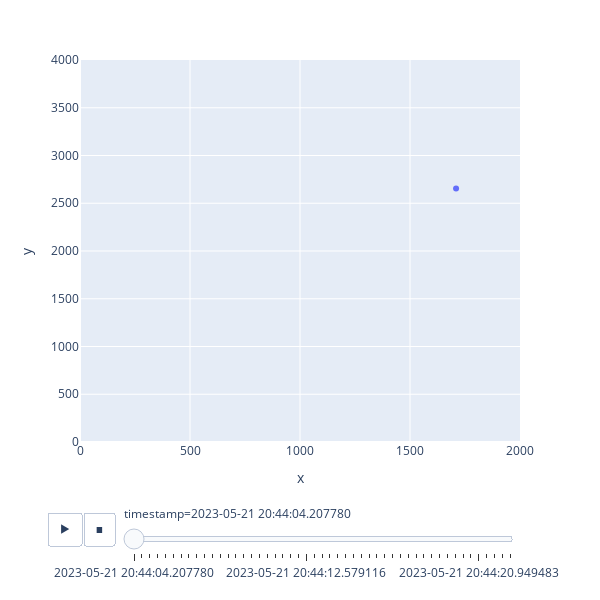

Notebook code for this chart:
### Code cell
import plotly.express as px

px.scatter(df, x="x", y="y", animation_frame="timestamp",
        #    size="radius",
           range_x=[0,2000], range_y=[0,4000],
           width=600, height=600)

### Figure 1 — Plotly figure (JSON) as saved in the notebook; plotly's stock layout.template omitted (floating-point values rounded to 4 significant figures)
{"data": [{"hovertemplate": "timestamp=2023-05-21 20:44:04.207780<br>x=%{x}<br>y=%{y}<extra></extra>", "legendgroup": "", "marker": {"color": "#636efa", "symbol": "circle"}, "mode": "markers", "name": "", "orientation": "v", "showlegend": false, "type": "scatter", "x": [1709.0], "xaxis": "x", "y": [2654.0], "yaxis": "y"}], "layout": {"height": 600, "legend": {"tracegroupgap": 0}, "margin": {"t": 60}, "sliders": [{"active": 0, "currentvalue": {"prefix": "timestamp="}, "len": 0.9, "pad": {"b": 10, "t": 60}, "steps": [{"args": [["2023-05-21 20:44:04.207780"], {"frame": {"duration": 0, "redraw": false}, "fromcurrent": true, "mode": "immediate", "transition": {"duration": 0, "easing": "linear"}}], "label": "2023-05-21 20:44:04.207780", "method": "animate"}, {"args": [["2023-05-21 20:44:04.588206"], {"frame": {"duration": 0, "redraw": false}, "fromcurrent": true, "mode": "immediate", "transition": {"duration": 0, "easing": "linear"}}], "label": "2023-05-21 20:44:04.588206", "method": "animate"}, {"args": [["2023-05-21 20:44:04.968640"], {"frame": {"duration": 0, "redraw": false}, "fromcurrent": true, "mode": "immediate", "transition": {"duration": 0, "easing": "linear"}}], "label": "2023-05-21 20:44:04.968640", "method": "animate"}, {"args": [["2023-05-21 20:44:05.349070"], {"frame": {"duration": 0, "redraw": false}, "fromcurrent": true, "mode": "immediate", "transition": {"duration": 0, "easing": "linear"}}], "label": "2023-05-21 20:44:05.349070", "method": "animate"}, {"args": [["2023-05-21 20:44:05.729642"], {"frame": {"duration": 0, "redraw": false}, "fromcurrent": true, "mode": "immediate", "transition": {"duration": 0, "easing": "linear"}}], "label": "2023-05-21 20:44:05.729642", "method": "animate"}, {"args": [["2023-05-21 20:44:06.110264"], {"frame": {"duration": 0, "redraw": false}, "fromcurrent": true, "mode": "immediate", "transition": {"duration": 0, "easing": "linear"}}], "label": "2023-05-21 20:44:06.110264", "method": "animate"}, {"args": [["2023-05-21 20:44:06.490762"], {"frame": {"duration": 0, "redraw": false}, "fromcurrent": true, "mode": "immediate", "transition": {"duration": 0, "easing": "linear"}}], "label": "2023-05-21 20:44:06.490762", "method": "animate"}, {"args": [["2023-05-21 20:44:06.871309"], {"frame": {"duration": 0, "redraw": false}, "fromcurrent": true, "mode": "immediate", "transition": {"duration": 0, "easing": "linear"}}], "label": "2023-05-21 20:44:06.871309", "method": "animate"}, {"args": [["2023-05-21 20:44:07.251708"], {"frame": {"duration": 0, "redraw": false}, "fromcurrent": true, "mode": "immediate", "transition": {"duration": 0, "easing": "linear"}}], "label": "2023-05-21 20:44:07.251708", "method": "animate"}, {"args": [["2023-05-21 20:44:07.632008"], {"frame": {"duration": 0, "redraw": false}, "fromcurrent": true, "mode": "immediate", "transition": {"duration": 0, "easing": "linear"}}], "label": "2023-05-21 20:44:07.632008", "method": "animate"}, {"args": [["2023-05-21 20:44:08.012653"], {"frame": {"duration": 0, "redraw": false}, "fromcurrent": true, "mode": "immediate", "transition": {"duration": 0, "easing": "linear"}}], "label": "2023-05-21 20:44:08.012653", "method": "animate"}, {"args": [["2023-05-21 20:44:08.393169"], {"frame": {"duration": 0, "redraw": false}, "fromcurrent": true, "mode": "immediate", "transition": {"duration": 0, "easing": "linear"}}], "label": "2023-05-21 20:44:08.393169", "method": "animate"}, {"args": [["2023-05-21 20:44:08.773909"], {"frame": {"duration": 0, "redraw": false}, "fromcurrent": true, "mode": "immediate", "transition": {"duration": 0, "easing": "linear"}}], "label": "2023-05-21 20:44:08.773909", "method": "animate"}, {"args": [["2023-05-21 20:44:09.154939"], {"frame": {"duration": 0, "redraw": false}, "fromcurrent": true, "mode": "immediate", "transition": {"duration": 0, "easing": "linear"}}], "label": "2023-05-21 20:44:09.154939", "method": "animate"}, {"args": [["2023-05-21 20:44:09.536108"], {"frame": {"duration": 0, "redraw": false}, "fromcurrent": true, "mode": "immediate", "transition": {"duration": 0, "easing": "linear"}}], "label": "2023-05-21 20:44:09.536108", "method": "animate"}, {"args": [["2023-05-21 20:44:09.916332"], {"frame": {"duration": 0, "redraw": false}, "fromcurrent": true, "mode": "immediate", "transition": {"duration": 0, "easing": "linear"}}], "label": "2023-05-21 20:44:09.916332", "method": "animate"}, {"args": [["2023-05-21 20:44:10.296436"], {"frame": {"duration": 0, "redraw": false}, "fromcurrent": true, "mode": "immediate", "transition": {"duration": 0, "easing": "linear"}}], "label": "2023-05-21 20:44:10.296436", "method": "animate"}, {"args": [["2023-05-21 20:44:10.676533"], {"frame": {"duration": 0, "redraw": false}, "fromcurrent": true, "mode": "immediate", "transition": {"duration": 0, "easing": "linear"}}], "label": "2023-05-21 20:44:10.676533", "method": "animate"}, {"args": [["2023-05-21 20:44:11.057148"], {"frame": {"duration": 0, "redraw": false}, "fromcurrent": true, "mode": "immediate", "transition": {"duration": 0, "easing": "linear"}}], "label": "2023-05-21 20:44:11.057148", "method": "animate"}, {"args": [["2023-05-21 20:44:11.437830"], {"frame": {"duration": 0, "redraw": false}, "fromcurrent": true, "mode": "immediate", "transition": {"duration": 0, "easing": "linear"}}], "label": "2023-05-21 20:44:11.437830", "method": "animate"}, {"args": [["2023-05-21 20:44:11.818222"], {"frame": {"duration": 0, "redraw": false}, "fromcurrent": true, "mode": "immediate", "transition": {"duration": 0, "easing": "linear"}}], "label": "2023-05-21 20:44:11.818222", "method": "animate"}, {"args": [["2023-05-21 20:44:12.198708"], {"frame": {"duration": 0, "redraw": false}, "fromcurrent": true, "mode": "immediate", "transition": {"duration": 0, "easing": "linear"}}], "label": "2023-05-21 20:44:12.198708", "method": "animate"}, {"args": [["2023-05-21 20:44:12.579116"], {"frame": {"duration": 0, "redraw": false}, "fromcurrent": true, "mode": "immediate", "transition": {"duration": 0, "easing": "linear"}}], "label": "2023-05-21 20:44:12.579116", "method": "animate"}, {"args": [["2023-05-21 20:44:12.959084"], {"frame": {"duration": 0, "redraw": false}, "fromcurrent": true, "mode": "immediate", "transition": {"duration": 0, "easing": "linear"}}], "label": "2023-05-21 20:44:12.959084", "method": "animate"}, {"args": [["2023-05-21 20:44:13.339313"], {"frame": {"duration": 0, "redraw": false}, "fromcurrent": true, "mode": "immediate", "transition": {"duration": 0, "easing": "linear"}}], "label": "2023-05-21 20:44:13.339313", "method": "animate"}, {"args": [["2023-05-21 20:44:13.719668"], {"frame": {"duration": 0, "redraw": false}, "fromcurrent": true, "mode": "immediate", "transition": {"duration": 0, "easing": "linear"}}], "label": "2023-05-21 20:44:13.719668", "method": "animate"}, {"args": [["2023-05-21 20:44:14.100170"], {"frame": {"duration": 0, "redraw": false}, "fromcurrent": true, "mode": "immediate", "transition": {"duration": 0, "easing": "linear"}}], "label": "2023-05-21 20:44:14.100170", "method": "animate"}, {"args": [["2023-05-21 20:44:14.480857"], {"frame": {"duration": 0, "redraw": false}, "fromcurrent": true, "mode": "immediate", "transition": {"duration": 0, "easing": "linear"}}], "label": "2023-05-21 20:44:14.480857", "method": "animate"}, {"args": [["2023-05-21 20:44:14.861079"], {"frame": {"duration": 0, "redraw": false}, "fromcurrent": true, "mode": "immediate", "transition": {"duration": 0, "easing": "linear"}}], "label": "2023-05-21 20:44:14.861079", "method": "animate"}, {"args": [["2023-05-21 20:44:15.241879"], {"frame": {"duration": 0, "redraw": false}, "fromcurrent": true, "mode": "immediate", "transition": {"duration": 0, "easing": "linear"}}], "label": "2023-05-21 20:44:15.241879", "method": "animate"}, {"args": [["2023-05-21 20:44:15.622116"], {"frame": {"duration": 0, "redraw": false}, "fromcurrent": true, "mode": "immediate", "transition": {"duration": 0, "easing": "linear"}}], "label": "2023-05-21 20:44:15.622116", "method": "animate"}, {"args": [["2023-05-21 20:44:16.002600"], {"frame": {"duration": 0, "redraw": false}, "fromcurrent": true, "mode": "immediate", "transition": {"duration": 0, "easing": "linear"}}], "label": "2023-05-21 20:44:16.002600", "method": "animate"}, {"args": [["2023-05-21 20:44:16.383052"], {"frame": {"duration": 0, "redraw": false}, "fromcurrent": true, "mode": "immediate", "transition": {"duration": 0, "easing": "linear"}}], "label": "2023-05-21 20:44:16.383052", "method": "animate"}, {"args": [["2023-05-21 20:44:16.763681"], {"frame": {"duration": 0, "redraw": false}, "fromcurrent": true, "mode": "immediate", "transition": {"duration": 0, "easing": "linear"}}], "label": "2023-05-21 20:44:16.763681", "method": "animate"}, {"args": [["2023-05-21 20:44:17.144399"], {"frame": {"duration": 0, "redraw": false}, "fromcurrent": true, "mode": "immediate", "transition": {"duration": 0, "easing": "linear"}}], "label": "2023-05-21 20:44:17.144399", "method": "animate"}, {"args": [["2023-05-21 20:44:17.524615"], {"frame": {"duration": 0, "redraw": false}, "fromcurrent": true, "mode": "immediate", "transition": {"duration": 0, "easing": "linear"}}], "label": "2023-05-21 20:44:17.524615", "method": "animate"}, {"args": [["2023-05-21 20:44:17.904733"], {"frame": {"duration": 0, "redraw": false}, "fromcurrent": true, "mode": "immediate", "transition": {"duration": 0, "easing": "linear"}}], "label": "2023-05-21 20:44:17.904733", "method": "animate"}, {"args": [["2023-05-21 20:44:18.285179"], {"frame": {"duration": 0, "redraw": false}, "fromcurrent": true, "mode": "immediate", "transition": {"duration": 0, "easing": "linear"}}], "label": "2023-05-21 20:44:18.285179", "method": "animate"}, {"args": [["2023-05-21 20:44:18.665630"], {"frame": {"duration": 0, "redraw": false}, "fromcurrent": true, "mode": "immediate", "transition": {"duration": 0, "easing": "linear"}}], "label": "2023-05-21 20:44:18.665630", "method": "animate"}, {"args": [["2023-05-21 20:44:19.046287"], {"frame": {"duration": 0, "redraw": false}, "fromcurrent": true, "mode": "immediate", "transition": {"duration": 0, "easing": "linear"}}], "label": "2023-05-21 20:44:19.046287", "method": "animate"}, {"args": [["2023-05-21 20:44:19.427288"], {"frame": {"duration": 0, "redraw": false}, "fromcurrent": true, "mode": "immediate", "transition": {"duration": 0, "easing": "linear"}}], "label": "2023-05-21 20:44:19.427288", "method": "animate"}, {"args": [["2023-05-21 20:44:19.807555"], {"frame": {"duration": 0, "redraw": false}, "fromcurrent": true, "mode": "immediate", "transition": {"duration": 0, "easing": "linear"}}], "label": "2023-05-21 20:44:19.807555", "method": "animate"}, {"args": [["2023-05-21 20:44:20.188467"], {"frame": {"duration": 0, "redraw": false}, "fromcurrent": true, "mode": "immediate", "transition": {"duration": 0, "easing": "linear"}}], "label": "2023-05-21 20:44:20.188467", "method": "animate"}, {"args": [["2023-05-21 20:44:20.569244"], {"frame": {"duration": 0, "redraw": false}, "fromcurrent": true, "mode": "immediate", "transition": {"duration": 0, "easing": "linear"}}], "label": "2023-05-21 20:44:20.569244", "method": "animate"}, {"args": [["2023-05-21 20:44:20.949483"], {"frame": {"duration": 0, "redraw": false}, "fromcurrent": true, "mode": "immediate", "transition": {"duration": 0, "easing": "linear"}}], "label": "2023-05-21 20:44:20.949483", "method": "animate"}, {"args": [["2023-05-21 20:44:21.329771"], {"frame": {"duration": 0, "redraw": false}, "fromcurrent": true, "mode": "immediate", "transition": {"duration": 0, "easing": "linear"}}], "label": "2023-05-21 20:44:21.329771", "method": "animate"}, {"args": [["2023-05-21 20:44:21.710026"], {"frame": {"duration": 0, "redraw": false}, "fromcurrent": true, "mode": "immediate", "transition": {"duration": 0, "easing": "linear"}}], "label": "2023-05-21 20:44:21.710026", "method": "animate"}, {"args": [["2023-05-21 20:44:22.090848"], {"frame": {"duration": 0, "redraw": false}, "fromcurrent": true, "mode": "immediate", "transition": {"duration": 0, "easing": "linear"}}], "label": "2023-05-21 20:44:22.090848", "method": "animate"}, {"args": [["2023-05-21 20:44:22.471877"], {"frame": {"duration": 0, "redraw": false}, "fromcurrent": true, "mode": "immediate", "transition": {"duration": 0, "easing": "linear"}}], "label": "2023-05-21 20:44:22.471877", "method": "animate"}], "x": 0.1, "xanchor": "left", "y": 0, "yanchor": "top"}], "updatemenus": [{"buttons": [{"args": [null, {"frame": {"duration": 500, "redraw": false}, "fromcurrent": true, "mode": "immediate", "transition": {"duration": 500, "easing": "linear"}}], "label": "&#9654;", "method": "animate"}, {"args": [[null], {"frame": {"duration": 0, "redraw": false}, "fromcurrent": true, "mode": "immediate", "transition": {"duration": 0, "easing": "linear"}}], "label": "&#9724;", "method": "animate"}], "direction": "left", "pad": {"r": 10, "t": 70}, "showactive": false, "type": "buttons", "x": 0.1, "xanchor": "right", "y": 0, "yanchor": "top"}], "width": 600, "xaxis": {"anchor": "y", "domain": [0, 1], "range": [0, 2000], "title": {"text": "x"}}, "yaxis": {"anchor": "x", "domain": [0, 1], "range": [0, 4000], "title": {"text": "y"}}}}
